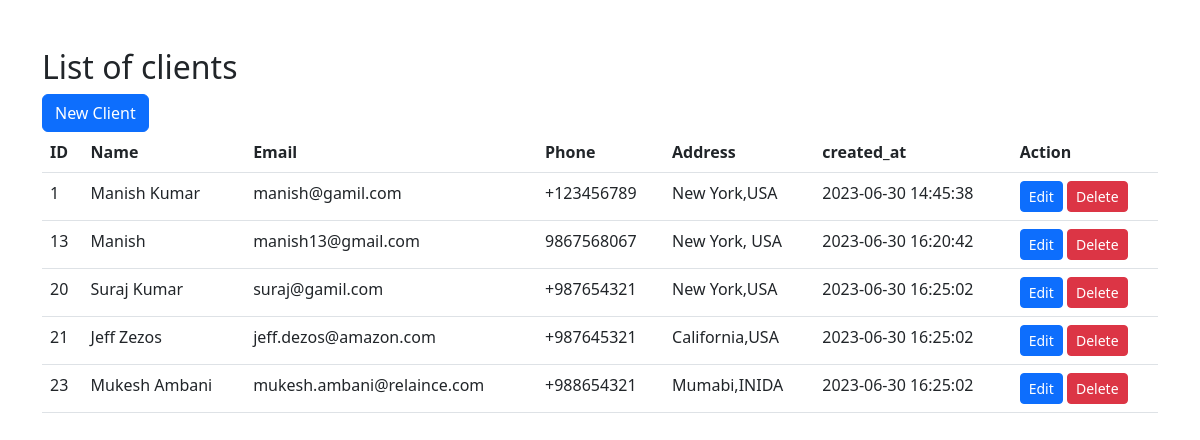
The page / on the database its author committed.
### tables this page shows
CREATE TABLE `clients` (
  `id` int(11) NOT NULL,
  `name` varchar(100) NOT NULL,
  `email` varchar(200) NOT NULL,
  `phone` varchar(20) DEFAULT NULL,
  `address` varchar(200) DEFAULT NULL,
  `created_at` datetime NOT NULL DEFAULT current_timestamp()
);

### index.php (the view, shortened to what this page needs)
<!DOCTYPE html>
<html>
<head>
	<link rel="stylesheet" type="text/css" href="https://cdn.jsdelivr.net/npm/bootstrap@5.3.0/dist/css/bootstrap.min.css
">
</head>
<body>
<div class="container my-5">
				<h2>List of clients</h2>
				<a class="btn btn-primary" href="create.php" role="button">New Client</a>
				<br>
				<table class="table">
	<thead>
		<tr>
			<th>ID</th>
			<th>Name</th>
			<th>Email</th>
			<th>Phone</th>
			<th>Address</th>
			<th>created_at</th>
			<th>Action</th>
		</tr>
	</thead>
	<tbody>
		<?php
		$servername = "localhost";
		$username = "root";
		$password = "";
		$database = "myshop";
		$connection = new mysqli($servername, $username, $password, $database);
		$sql = "SELECT * FROM clients";
		$result = $connection->query($sql);
		while ($row = $result->fetch_assoc()) {
			echo "
			<tr>
			<td>$row[id]</td>
			<td>$row[name]</td>
			<td>$row[email]</td>
			<td>$row[phone]</td>
			<td>$row[address]</td>
			<td>$row[created_at]</td>
			<td>
				<a class='btn btn-primary btn-sm' href='edit.php?id=$row[id]'>Edit</a>
				<a class='btn btn-danger btn-sm' href='delete.php?id=$row[id]'>Delete</a>
			</td>
		</tr>
		";
		}
		?>
	</tbody>
</table>
</div>
</body>
</html>

### rows shown on the page
clients: id "1", name "Manish Kumar", email "manish@gamil.com", phone "+123456789", address "New York,USA", created_at "2023-06-30 14:45:38"
clients: id "13", name "Manish", email "manish13@gmail.com", phone "9867568067", address "New York, USA", created_at "2023-06-30 16:20:42"
clients: id "20", name "Suraj Kumar", email "suraj@gamil.com", phone "+987654321", address "New York,USA", created_at "2023-06-30 16:25:02"
clients: id "21", name "Jeff Zezos", email "jeff.dezos@amazon.com", phone "+987645321", address "California,USA", created_at "2023-06-30 16:25:02"
clients: id "23", name "Mukesh Ambani", email "mukesh.ambani@relaince.com", phone "+988654321", address "Mumabi,INIDA", created_at "2023-06-30 16:25:02"
